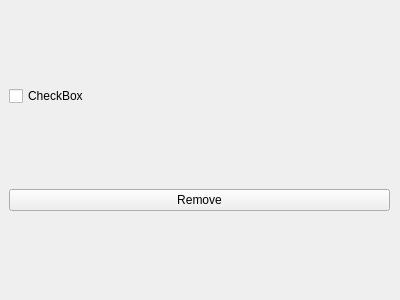
<?xml version="1.0" encoding="UTF-8"?>
<ui version="4.0">
 <class>subItem</class>
 <widget class="QWidget" name="subItem">
  <property name="geometry">
   <rect>
    <x>0</x>
    <y>0</y>
    <width>400</width>
    <height>300</height>
   </rect>
  </property>
  <property name="windowTitle">
   <string>Form</string>
  </property>
  <widget class="QWidget" name="verticalLayoutWidget">
   <property name="geometry">
    <rect>
     <x>9</x>
     <y>9</y>
     <width>381</width>
     <height>281</height>
    </rect>
   </property>
   <layout class="QVBoxLayout" name="verticalLayout">
    <item>
     <widget class="QCheckBox" name="checkSub">
      <property name="text">
       <string>CheckBox</string>
      </property>
     </widget>
    </item>
    <item>
     <widget class="QPushButton" name="removeSub">
      <property name="text">
       <string>Remove</string>
      </property>
     </widget>
    </item>
   </layout>
  </widget>
 </widget>
 <resources/>
 <connections/>
</ui>
